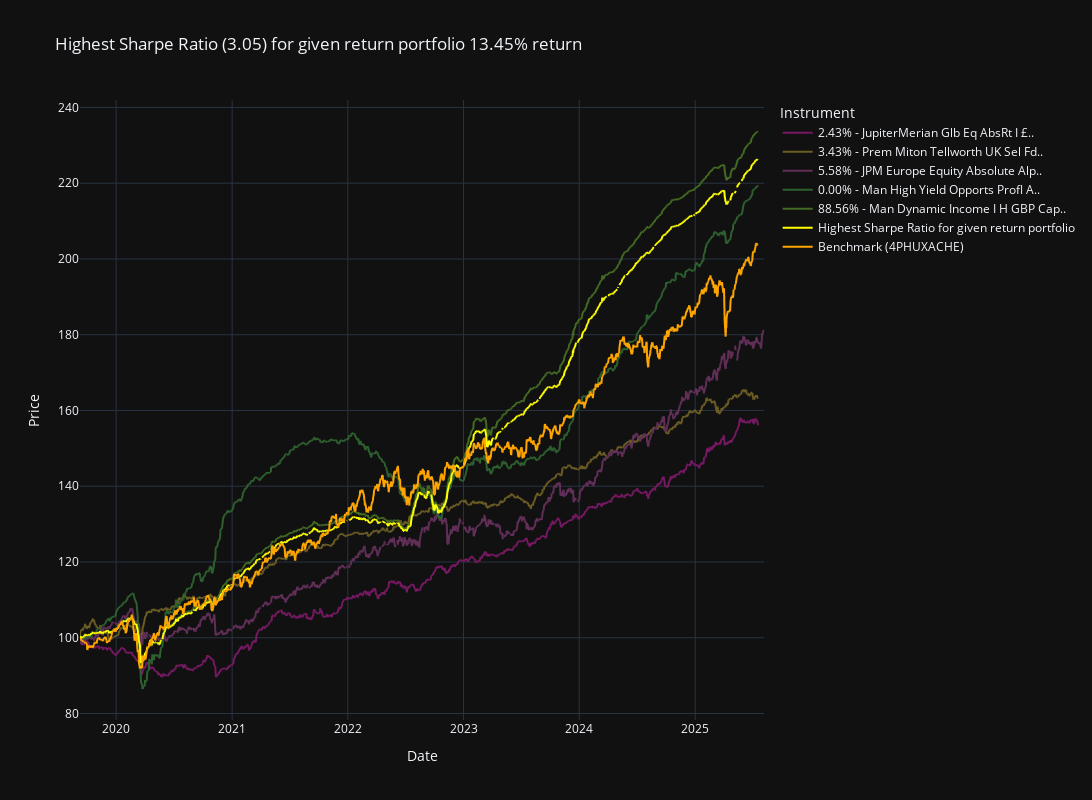

Source (notebook cell):
### Code cell
# Backtest the maximum Sharpe ratio portfolio

import plotly.express as plot

full_weights = full_max_sharpe_portf['Weights']
graph_prices = full_portfolio.daily_price_history.copy()

names_with_weights = []
weight_colours=[]

for i in range(len(full_fund_names)):
    names_with_weights.append(f"{round(full_weights[i],4)*100.0:.2f}% - {full_fund_names[i][:30]+'..'}")
    colour = ColorHash(full_fund_names[i], lightness=[0.28]).hex
    weight_colours.append(colour)

graph_prices.columns = names_with_weights

# Add total to graph
title = f'Highest Sharpe Ratio ({full_max_sharpe_portf["Sharpe Ratio"]:.2f}) for given return portfolio {full_max_sharpe_portf["Return"]*100.0:.2f}% return'
total_prices = full_portfolio.daily_price_history.dot(full_max_sharpe_portf['Weights'])
graph_prices['Highest Sharpe Ratio for given return portfolio'] = total_prices
names_with_weights.append(title)
weight_colours.append("yellow")

# Add benchmark to graph
graph_prices['Benchmark (4PHUXACHE)'] = abridged_portfolio.get_benchmark_daily_price_history()
names_with_weights.append(f'Benchmark (4PHUXACHE)')
weight_colours.append("orange")

fig = plot.line(graph_prices, x=graph_prices.index, y=graph_prices.columns, 
                title=title,
                labels={'value': 'Price', 'variable': 'Instrument'},
                template='plotly_dark',
                color_discrete_sequence=weight_colours
                )
fig.update_layout(autosize=False, width=1200, height=800 )
fig.show()

### Figure 1 — Plotly figure (JSON) as saved in the notebook; plotly's stock layout.template omitted (floating-point values rounded to 4 significant figures; data arrays with more than 128 entries replaced by an {"elided": "..."} marker saying what was removed)
{"data": [{"hovertemplate": "Instrument=2.43% - JupiterMerian Glb Eq AbsRt I £..<br>Date=%{x}<br>Price=%{y}<extra></extra>", "legendgroup": "2.43% - JupiterMerian Glb Eq AbsRt I £..", "line": {"color": "#761962", "dash": "solid"}, "marker": {"symbol": "circle"}, "mode": "lines", "name": "2.43% - JupiterMerian Glb Eq AbsRt I £..", "showlegend": true, "type": "scattergl", "x": {"elided": "1538 str values"}, "xaxis": "x", "y": {"elided": "1538 float values"}, "yaxis": "y"}, {"hovertemplate": "Instrument=3.43% - Prem Miton Tellworth UK Sel Fd..<br>Date=%{x}<br>Price=%{y}<extra></extra>", "legendgroup": "3.43% - Prem Miton Tellworth UK Sel Fd..", "line": {"color": "#6b5c24", "dash": "solid"}, "marker": {"symbol": "circle"}, "mode": "lines", "name": "3.43% - Prem Miton Tellworth UK Sel Fd..", "showlegend": true, "type": "scattergl", "x": {"elided": "1538 str values"}, "xaxis": "x", "y": {"elided": "1538 float values"}, "yaxis": "y"}, {"hovertemplate": "Instrument=5.58% - JPM Europe Equity Absolute Alp..<br>Date=%{x}<br>Price=%{y}<extra></extra>", "legendgroup": "5.58% - JPM Europe Equity Absolute Alp..", "line": {"color": "#602e57", "dash": "solid"}, "marker": {"symbol": "circle"}, "mode": "lines", "name": "5.58% - JPM Europe Equity Absolute Alp..", "showlegend": true, "type": "scattergl", "x": {"elided": "1538 str values"}, "xaxis": "x", "y": {"elided": "1538 float values"}, "yaxis": "y"}, {"hovertemplate": "Instrument=0.00% - Man High Yield Opports Profl A..<br>Date=%{x}<br>Price=%{y}<extra></extra>", "legendgroup": "0.00% - Man High Yield Opports Profl A..", "line": {"color": "#2e602f", "dash": "solid"}, "marker": {"symbol": "circle"}, "mode": "lines", "name": "0.00% - Man High Yield Opports Profl A..", "showlegend": true, "type": "scattergl", "x": {"elided": "1538 str values"}, "xaxis": "x", "y": {"elided": "1538 float values"}, "yaxis": "y"}, {"hovertemplate": "Instrument=88.56% - Man Dynamic Income I H GBP Cap..<br>Date=%{x}<br>Price=%{y}<extra></extra>", "legendgroup": "88.56% - Man Dynamic Income I H GBP Cap..", "line": {"color": "#446b24", "dash": "solid"}, "marker": {"symbol": "circle"}, "mode": "lines", "name": "88.56% - Man Dynamic Income I H GBP Cap..", "showlegend": true, "type": "scattergl", "x": {"elided": "1538 str values"}, "xaxis": "x", "y": {"elided": "1538 float values"}, "yaxis": "y"}, {"hovertemplate": "Instrument=Highest Sharpe Ratio for given return portfolio<br>Date=%{x}<br>Price=%{y}<extra></extra>", "legendgroup": "Highest Sharpe Ratio for given return portfolio", "line": {"color": "yellow", "dash": "solid"}, "marker": {"symbol": "circle"}, "mode": "lines", "name": "Highest Sharpe Ratio for given return portfolio", "showlegend": true, "type": "scattergl", "x": {"elided": "1538 str values"}, "xaxis": "x", "y": {"elided": "1538 float values"}, "yaxis": "y"}, {"hovertemplate": "Instrument=Benchmark (4PHUXACHE)<br>Date=%{x}<br>Price=%{y}<extra></extra>", "legendgroup": "Benchmark (4PHUXACHE)", "line": {"color": "orange", "dash": "solid"}, "marker": {"symbol": "circle"}, "mode": "lines", "name": "Benchmark (4PHUXACHE)", "showlegend": true, "type": "scattergl", "x": {"elided": "1538 str values"}, "xaxis": "x", "y": {"elided": "1538 float values"}, "yaxis": "y"}], "layout": {"autosize": false, "height": 800, "legend": {"title": {"text": "Instrument"}, "tracegroupgap": 0}, "title": {"text": "Highest Sharpe Ratio (3.05) for given return portfolio 13.45% return"}, "width": 1200, "xaxis": {"anchor": "y", "domain": [0, 1], "title": {"text": "Date"}}, "yaxis": {"anchor": "x", "domain": [0, 1], "title": {"text": "Price"}}}}
